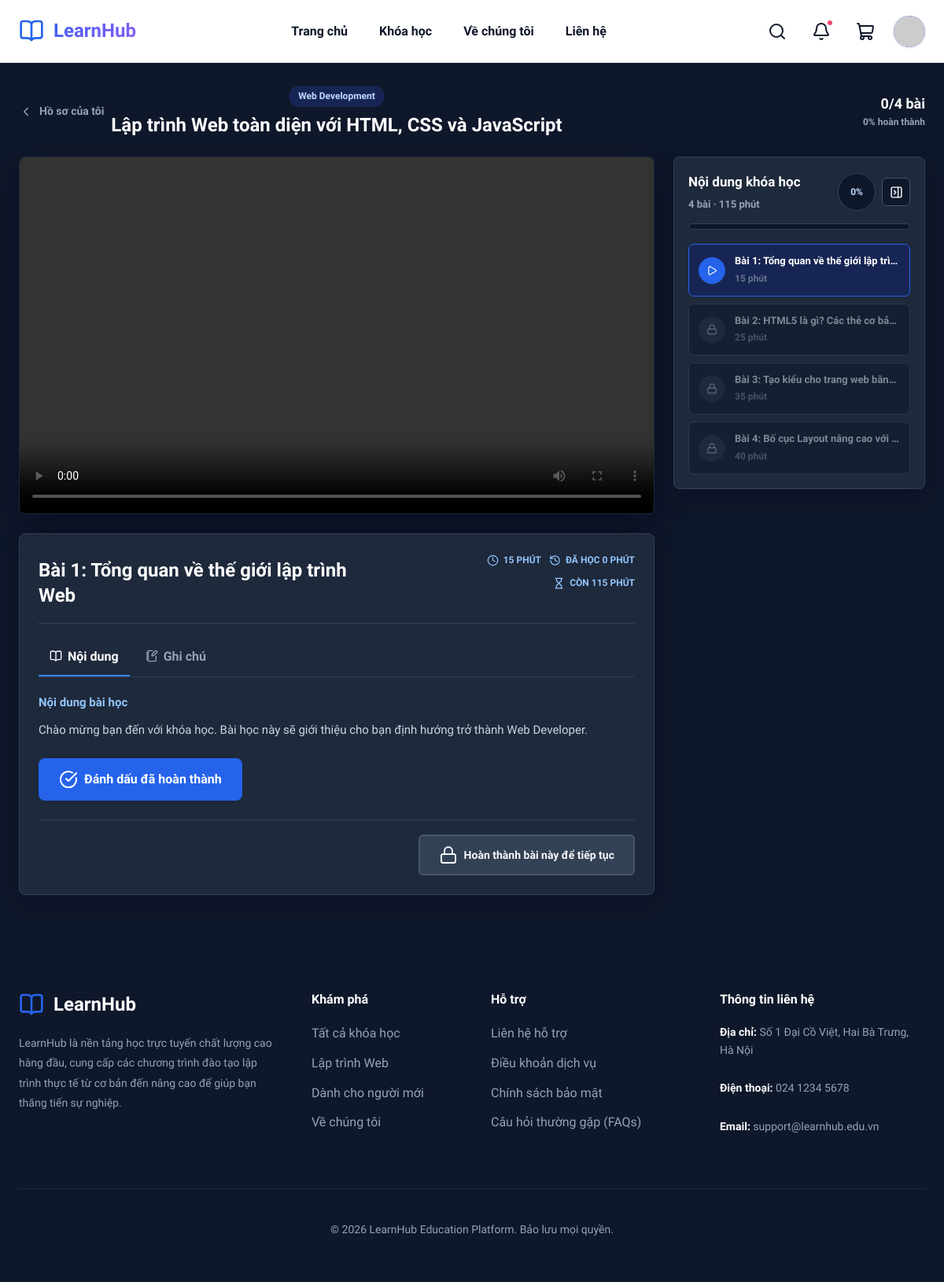
The page /learning.php?course_id=1 (signed in) on the database its author committed.
### tables this page shows
CREATE TABLE `courses` (
  `id` int NOT NULL AUTO_INCREMENT,
  `title` varchar(200) NOT NULL,
  `slug` varchar(255) NOT NULL,
  `description` text,
  `thumbnail` text,
  `price` decimal(10,2) NOT NULL,
  `discount_price` decimal(10,2) DEFAULT NULL,
  `level` varchar(50) NOT NULL,
  `category` varchar(100) NOT NULL,
  `instructor` varchar(100) DEFAULT NULL,
  `duration` int DEFAULT NULL,
  `total_lectures` int DEFAULT NULL,
  `published` tinyint(1) DEFAULT '0',
  `enrollment_count` int DEFAULT '0',
  `rating` double DEFAULT '0',
  `rating_count` int DEFAULT '0',
  `created_at` timestamp NULL DEFAULT CURRENT_TIMESTAMP,
  `updated_at` timestamp NULL DEFAULT CURRENT_TIMESTAMP ON UPDATE CURRENT_TIMESTAMP,
  PRIMARY KEY (`id`),
  UNIQUE KEY `slug` (`slug`)
);

CREATE TABLE `lessons` (
  `id` int NOT NULL AUTO_INCREMENT,
  `course_id` int NOT NULL,
  `title` varchar(255) NOT NULL,
  `description` text,
  `video_url` text,
  `duration` int DEFAULT NULL,
  `order_index` int NOT NULL,
  `is_free` tinyint(1) DEFAULT '0',
  `created_at` timestamp NULL DEFAULT CURRENT_TIMESTAMP,
  `updated_at` timestamp NULL DEFAULT CURRENT_TIMESTAMP ON UPDATE CURRENT_TIMESTAMP,
  PRIMARY KEY (`id`),
  KEY `course_id` (`course_id`),
  CONSTRAINT `lessons_ibfk_1` FOREIGN KEY (`course_id`) REFERENCES `courses` (`id`) ON DELETE CASCADE
);

### includes/video_helper.php (called while the page is built, shortened)
<?php
function extract_youtube_video_id($url)
{
    $url = trim((string) $url);
    $parts = parse_url($url);
    $host = strtolower(preg_replace('/^www\./', '', $parts['host']));
    return null;
}
function extract_google_drive_file_id($url)
{
    $url = trim((string) $url);
    $parts = parse_url($url);
    $host = strtolower(preg_replace('/^www\./', '', $parts['host']));
    if (!in_array($host, ['drive.google.com', 'docs.google.com'], true)) return null;
    parse_str($parts['query'] ?? '', $query);
    $id = $query['id'] ?? '';
    return preg_match('/^[A-Za-z0-9_-]+$/', $id) ? $id : null;
}
function google_drive_preview_url($url)
{
    $id = extract_google_drive_file_id($url);
    return $id ? 'https://drive.google.com/file/d/' . rawurlencode($id) . '/preview' : null;
}

### learning.php (the view, shortened to what this page needs)
<?php
require_once __DIR__ . '/config/db.php';
require_once __DIR__ . '/includes/video_helper.php';
$course_id = intval($_GET['course_id'] ?? $_POST['course_id'] ?? 0);
$lesson_id = intval($_GET['lesson_id'] ?? 0);
$active_tab = $_GET['tab'] ?? 'overview';
try {
    $stmt = $pdo->prepare("SELECT * FROM courses WHERE id = ?");
    $stmt->execute([$course_id]);
    $course = $stmt->fetch();
    $stmt = $pdo->prepare("SELECT * FROM lessons WHERE course_id = ? ORDER BY order_index ASC, id ASC");
    $stmt->execute([$course_id]);
    $lessons = $stmt->fetchAll() ?: [];
    $lesson_map = [];
    foreach ($lessons as $lesson) $lesson_map[(int) $lesson['id']] = $lesson;
    $progress_map = [];
    if (!isset($lesson_map[$lesson_id])) $lesson_id = (int) $lessons[0]['id'];
    $lesson_access = [];
    foreach ($lessons as $index => $lesson) {
        $id = (int) $lesson['id'];
        $lesson_access[$id] = $index === 0 || !empty($progress_map[(int) $lessons[$index - 1]['id']]['completed']);
    }
    $current_lesson = $lesson_map[$lesson_id];
    $current_index = 0;
    foreach ($lessons as $index => $lesson) if ((int) $lesson['id'] === $lesson_id) {$current_index = $index; break;}
    $next_lesson = $lessons[$current_index + 1] ?? null;
    $lesson_count = count($lessons);
    $completed_count = 0;
    $total_duration = 0;
    $completed_duration = 0;
    foreach ($lessons as $lesson) {
        $duration = (int) ($lesson['duration'] ?? 0);
        $total_duration += $duration;
    }
    $remaining_duration = max(0, $total_duration - $completed_duration);
    $progress_percent = $lesson_count > 0 ? round(($completed_count / $lesson_count) * 100) : 0;
    $current_progress = $progress_map[$lesson_id] ?? ['completed' => 0, 'video_position' => 0];
} catch (PDOException $e) {
    die('Lỗi xử lý học trực tuyến: ' . $e->getMessage());
}
$youtube_video_id = extract_youtube_video_id($current_lesson['video_url'] ?? '');
$google_drive_preview_url = google_drive_preview_url($current_lesson['video_url'] ?? '');
require_once __DIR__ . '/includes/header.php';
?>
<div class="learning-page">
    <div class="learning-container">
        <div class="learning-topbar" id="learning-topbar">
            <div class="learning-video-topbar">
                <a href="profile.php" class="learning-back"><i data-lucide="chevron-left"></i>Hồ sơ của tôi</a>
                <div class="learning-title-block"><span><?php echo htmlspecialchars($course['category']); ?></span><h1><?php echo htmlspecialchars($course['title']); ?></h1></div>
            </div>
            <div class="learning-progress"><strong><?php echo $completed_count; ?>/<?php echo $lesson_count; ?> bài</strong><span><?php echo $progress_percent; ?>% hoàn thành</span></div>
        </div>
        <div class="classroom-layout" id="classroom-layout">
            <main class="lesson-main">
                <div class="video-shell">
                    <?php if ($youtube_video_id): ?>
                        <div id="classroom-youtube" data-video-id="<?php echo htmlspecialchars($youtube_video_id); ?>"></div>
                    <?php elseif ($google_drive_preview_url): ?>
                        <iframe src="<?php echo htmlspecialchars($google_drive_preview_url); ?>" title="<?php echo htmlspecialchars($current_lesson['title']); ?>" allow="autoplay; fullscreen" allowfullscreen></iframe>
                    <?php elseif (!empty($current_lesson['video_url'])): ?>
                        <video id="classroom-player" src="<?php echo htmlspecialchars($current_lesson['video_url']); ?>" controls controlslist="nodownload noremoteplayback" disablepictureinpicture oncontextmenu="return false;"></video>
                    <?php else: ?>
                        <div class="video-empty"><i data-lucide="video-off"></i><p>Bài học này chưa có video.</p></div>
                    <?php endif; ?>
                </div>
                <section class="lesson-panel">
                    <div class="lesson-heading">
                        <div><h2><?php echo htmlspecialchars($current_lesson['title']); ?></h2></div>
                        <div class="lesson-meta">
                            <span><i data-lucide="clock"></i><?php echo (int) $current_lesson['duration']; ?> phút</span>
                            <span><i data-lucide="history"></i>Đã học <?php echo $completed_duration; ?> phút</span>
                            <span><i data-lucide="hourglass"></i>Còn <?php echo $remaining_duration; ?> phút</span>
                        </div>
                    </div>
                    <div class="learning-tabs" role="tablist">
                        <button type="button" data-learning-tab="overview" class="<?php echo $active_tab === 'overview' ? 'active' : ''; ?>"><i data-lucide="book-open"></i>Nội dung</button>
                        <button type="button" data-learning-tab="notes" class="<?php echo $active_tab === 'notes' ? 'active' : ''; ?>"><i data-lucide="notebook-pen"></i>Ghi chú</button>
                    </div>
                    <div class="learning-tab-panel <?php echo $active_tab === 'overview' ? 'active' : ''; ?>" data-learning-panel="overview">
                        <div class="lesson-description">
                            <h3>Nội dung bài học</h3>
                            <p><?php echo nl2br(htmlspecialchars($current_lesson['description'] ?: 'Bài học này giúp củng cố kiến thức thực hành. Hãy xem kỹ video và tự thực hành lại nội dung vừa học.')); ?></p>
                        </div>
                        <form method="POST" class="completion-form">
                            <button type="submit" class="btn <?php echo !empty($current_progress['completed']) ? 'btn-outline' : 'btn-primary'; ?>"><i data-lucide="<?php echo !empty($current_progress['completed']) ? 'rotate-ccw' : 'check-circle'; ?>"></i><?php echo !empty($current_progress['completed']) ? 'Đánh dấu chưa hoàn thành' : 'Đánh dấu đã hoàn thành'; ?></button>
                        </form>
                    </div>
                    <div class="lesson-actions">
                        <?php if ($next_lesson && !empty($lesson_access[(int) $next_lesson['id']])): ?>
                            <a class="btn btn-primary" href="learning.php?course_id=<?php echo $course_id; ?>&lesson_id=<?php echo (int) $next_lesson['id']; ?>">Bài tiếp theo<i data-lucide="arrow-right"></i></a>
                        <?php elseif ($next_lesson): ?>
                            <button type="button" class="btn btn-outline" disabled><i data-lucide="lock"></i>Hoàn thành bài này để tiếp tục</button>
                        <?php endif; ?>
                    </div>
                </section>
            </main>
            <aside class="lesson-sidebar" id="lesson-sidebar">
                <div class="playlist-head">
                    <div><h3>Nội dung khóa học</h3><p><?php echo $lesson_count; ?> bài · <?php echo $total_duration; ?> phút</p></div>
                    <div class="playlist-head-actions"><div class="progress-ring"><?php echo $progress_percent; ?>%</div><button type="button" class="sidebar-toggle" id="lesson-sidebar-toggle" title="Thu gọn danh sách"><i data-lucide="panel-right-close"></i></button></div>
                </div>
                <div class="progress-track"><div style="width:<?php echo $progress_percent; ?>%"></div></div>
                <div class="playlist-list">
                    <?php foreach ($lessons as $index => $lesson): ?>
                        <?php
                            $id = (int) $lesson['id'];
                            $is_active = $id === $lesson_id;
                            $is_completed = !empty($progress_map[$id]['completed']);
                            $is_unlocked = !empty($lesson_access[$id]);
                        ?>
                        <?php if ($is_unlocked): ?>
                            <a href="learning.php?course_id=<?php echo $course_id; ?>&lesson_id=<?php echo $id; ?>" class="playlist-link <?php echo $is_active ? 'active' : ''; ?> <?php echo $is_completed ? 'completed' : ''; ?>">
                        <?php else: ?><div class="playlist-link locked"><?php endif; ?>
                            <div class="playlist-index">
                                <?php if ($is_completed): ?><i data-lucide="check"></i><?php elseif ($is_active): ?><i data-lucide="play"></i><?php elseif (!$is_unlocked): ?><i data-lucide="lock"></i><?php else: ?><?php echo $index + 1; ?><?php endif; ?>
                            </div>
                            <div class="playlist-text"><strong><?php echo htmlspecialchars($lesson['title']); ?></strong><span><?php echo (int) $lesson['duration']; ?> phút<?php echo $is_completed ? ' · Đã hoàn thành' : ''; ?></span></div>
                        <?php if ($is_unlocked): ?></a><?php else: ?></div><?php endif; ?>
                    <?php endforeach; ?>
                </div>
            </aside>
        </div>
    </div>
</div>
<?php require_once __DIR__ . '/includes/footer.php'; ?>

### assets/css/style.css (style rules this page uses)
:root { --primary: #2563eb; --primary-hover: #1d4ed8; --primary-light: #eff6ff; --secondary: #8b5cf6; --secondary-hover: #7c3aed; --accent: #f59e0b; --success: #10b981; --danger: #ef4444; --bg-main: #f8fafc; --bg-card: #ffffff; --text-main: #0f172a; --text-muted: #64748b; --border: #e2e8f0; --shadow-sm: 0 1px 3px rgba(0,0,0,0.1); --shadow-md: 0 4px 6px -1px rgba(0,0,0,0.1), 0 2px 4px -2px rgba(0,0,0,0.1); --shadow-lg: 0 10px 15px -3px rgba(0, 0, 0, 0.1), 0 4px 6px -4px rgba(0, 0, 0, 0.1); --shadow-premium: 0 20px 25px -5px rgba(37, 99, 235, 0.1), 0 8px 10px -6px rgba(37, 99, 235, 0.1); --radius-sm: 8px; --radius-md: 16px; --radius-lg: 24px; --transition: all 0.3s cubic-bezier(0.4, 0, 0.2, 1); --font: 'Plus Jakarta Sans', sans-serif; }
* { margin: 0; padding: 0; box-sizing: border-box; }
html, body { font-family: var(--font); }
body { background-color: var(--bg-main); color: var(--text-main); line-height: 1.6; }
button, input, select, textarea { font: inherit; }
a { color: inherit; text-decoration: none; transition: var(--transition); }
.btn { display: inline-flex; align-items: center; justify-content: center; gap: 8px; padding: 12px 24px; border-radius: var(--radius-sm); font-weight: 700; font-size: 16px; cursor: pointer; transition: var(--transition); border: none; }
.btn-primary { background: linear-gradient(135deg, var(--primary), var(--secondary)); color: white; box-shadow: var(--shadow-sm); }
.btn-outline { background-color: transparent; color: var(--text-main); border: 2px solid var(--border); }

### rows shown on the page
courses: category "Web Development", title "Lập trình Web toàn diện với HTML, CSS và JavaScript"
lessons: title "Bài 1: Tổng quan về thế giới lập trình Web", duration "15", description "Chào mừng bạn đến với khóa học. Bài học này sẽ giới thiệu cho bạn định hướng trở thành Web Developer.", title "Bài 1: Tổng quan về thế giới lập trì…"
lessons: title "Bài 2: HTML5 là gì? Các thẻ cơ bả…", duration "25"
lessons: title "Bài 3: Tạo kiểu cho trang web bằn…", duration "35"
lessons: title "Bài 4: Bố cục Layout nâng cao với…", duration "40"

### other values the page prints
$completed_count "0"
$lesson_count "4"
$progress_percent "0"
$completed_duration "0"
$remaining_duration "115"
$total_duration "115"
